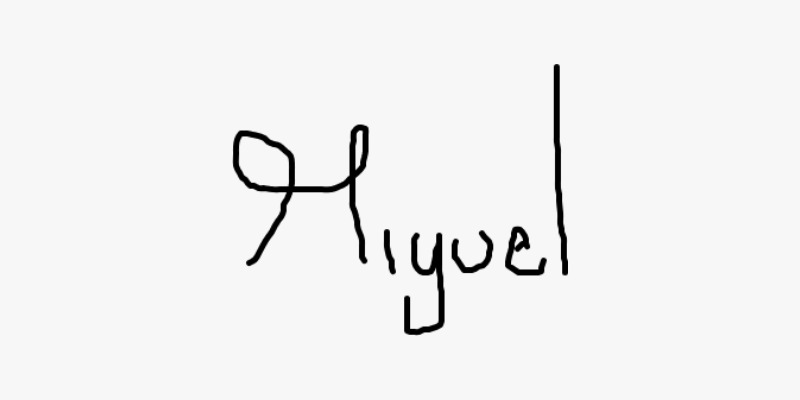
#> input picture assets/firma_coordinador.png, 800 x 400 px, found by its file name
$ python extract_reference.py
#> lines starting #> are read from the running program, lines starting #| are printed output that depends on the picture; after the words box and inside, x2 and y2 are one past the last pixel; in counts of white or black regions, pixels touching at a corner belong together; long printed decimals are rounded
import cv2, numpy as np, json, os

def preprocess(img_path):
#> called with img_path = 'assets/firma_coordinador.png'
    img = cv2.imread(img_path)
#> img is the input picture: shape (400, 800, 3); min 0, max 255, mean 241.4
    gray = cv2.cvtColor(img, cv2.COLOR_BGR2GRAY)
    _, binary = cv2.threshold(gray, 0, 255, cv2.THRESH_BINARY + cv2.THRESH_OTSU)
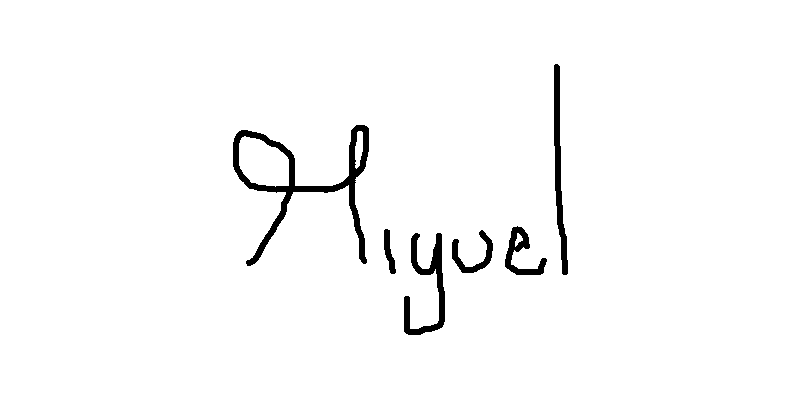
#> binary: shape (400, 800); 97.7% white; 6 black regions, box (x1, y1, x2, y2) and area: (233, 125, 369, 266) 3214, (404, 233, 445, 335) 1391, (554, 64, 568, 275) 1265, (505, 226, 547, 275) 729, (452, 230, 493, 273) 558, (384, 229, 396, 274) 272
    # firma_coordinador.png tiene fondo blanco -> invertir para tinta=255
    if binary.mean() > 127:
        binary = cv2.bitwise_not(binary)
    coords = cv2.findNonZero(binary)
#> coords = contour of 7429 points, box (x1, y1, x2, y2) (233, 64, 568, 335), area 10336
    if coords is None:
        raise ValueError("Sin tinta")
    x, y, w, h = cv2.boundingRect(coords)
#> x = 233; y = 64; w = 335; h = 271
    px, py = int(w * 0.15), int(h * 0.15)
#> px = 50; py = 40
    x1, y1 = max(0, x - px), max(0, y - py)
#> x1 = 183; y1 = 24
    x2, y2 = min(binary.shape[1], x + w + px), min(binary.shape[0], y + h + py)
#> x2 = 618; y2 = 375
    cropped = binary[y1:y2, x1:x2]
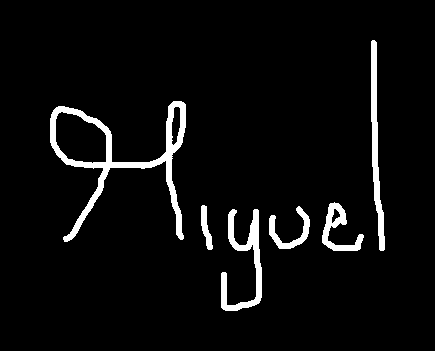
#> cropped: shape (351, 435); 4.9% white; 6 white regions, box (x1, y1, x2, y2) and area: (50, 101, 186, 242) 3214, (221, 209, 262, 311) 1391, (371, 40, 385, 251) 1265, (322, 202, 364, 251) 729, (269, 206, 310, 249) 558, (201, 205, 213, 250) 272
    scale = 256 / max(cropped.shape)
#> scale = 0.589
    nw, nh = int(cropped.shape[1] * scale), int(cropped.shape[0] * scale)
#> nw = 256; nh = 206
    resized = cv2.resize(cropped, (nw, nh), interpolation=cv2.INTER_AREA)
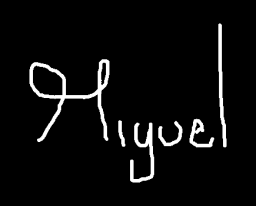
#> resized: shape (206, 256); min 0, max 255, mean 12.4
    canvas = np.zeros((256, 256), dtype=np.uint8)
    ox, oy = (256 - nw) // 2, (256 - nh) // 2
#> ox = 0; oy = 25
    canvas[oy:oy + nh, ox:ox + nw] = resized
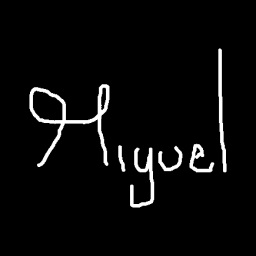
#> canvas: shape (256, 256); min 0, max 255, mean 10
    _, canvas = cv2.threshold(canvas, 127, 255, cv2.THRESH_BINARY)
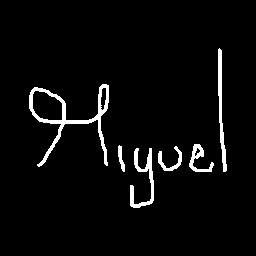
#> canvas: shape (256, 256); 3.9% white; 6 white regions, box (x1, y1, x2, y2) and area: (29, 84, 109, 167) 1111, (130, 148, 154, 208) 480, (218, 48, 227, 172) 452, (189, 144, 214, 172) 251, (158, 146, 182, 171) 194, (118, 145, 125, 172) 98
    return canvas

def extract_features(b):
    f = {}
    zm = []
    for r in range(8):
        for c in range(8):
            zone = b[r * 32:(r + 1) * 32, c * 32:(c + 1) * 32]
            zm.append(round(float(zone.sum()) / (32 * 32 * 255), 6))
#> zone: shape (32, 32); every value is 0
#> after the loop, zm = 64 values, max 0.233 at index 25, min 0 at index 0, mean 0.0395
    f['zone_map_8x8'] = zm
    hp = (b.sum(axis=1) / 255.0).tolist()
#> hp = 256 values, max 64 at index 120, min 0 at index 0, mean 10.1
    vp = (b.sum(axis=0) / 255.0).tolist()
#> vp = 256 values, max 99 at index 221, min 0 at index 0, mean 10.1
    hm = max(hp) if max(hp) > 0 else 1
#> hm = 64
    vm = max(vp) if max(vp) > 0 else 1
#> vm = 99
    f['h_profile'] = [round(v / hm, 6) for v in hp]
    f['v_profile'] = [round(v / vm, 6) for v in vp]
    cr = []
    for frac in [0.25, 0.5, 0.75]:
        line = (b[int(256 * frac), :] > 0).astype(int)
        cr.append(int((np.diff(line) != 0).sum() // 2))
#> after the loop, cr = [1, 3, 2]
    for frac in [0.25, 0.5, 0.75]:
        line = (b[:, int(256 * frac)] > 0).astype(int)
        cr.append(int((np.diff(line) != 0).sum() // 2))
#> after the loop, cr = [1, 3, 2, 1, 0, 1]
    f['crossings_6'] = cr
    small = cv2.resize(b, (64, 64), interpolation=cv2.INTER_AREA)
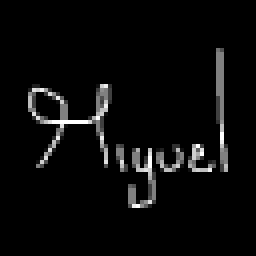
#> small: shape (64, 64) (shown 4 times larger); min 0, max 255, mean 10.1
    _, small = cv2.threshold(small, 127, 255, cv2.THRESH_BINARY)
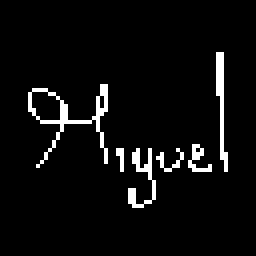
#> small: shape (64, 64) (shown 4 times larger); 4.8% white in thin lines or dots, all inside (x1, y1, x2, y2) = (7, 13, 57, 52)
    f['template_64x64'] = (small / 255.0).flatten().tolist()
    num_labels, _, stats, centroids = cv2.connectedComponentsWithStats(b, connectivity=8)
#> num_labels = 7; stats = [[0, 0, 256, 256, 62950], [218, 48, 9, 124, 452], [29, 84, 80, 83, 1111], [118, 145, 7, 27, 98], [189, 144, 25, 28, 251], [158, 146, 24, 25, 194], [130, 148, 24, 60, 480]]; centroids = [[127.3, 127.1], [220.9, 109.3], [71.09, 118.1], [120.7, 157.9], [198.5, 159], [170, 160.3], [142.6, 178.7]]
    sig = [
        (int(stats[i, cv2.CC_STAT_AREA]), float(centroids[i][0]), float(centroids[i][1]))
        for i in range(1, num_labels)
        if stats[i, cv2.CC_STAT_AREA] > 50
    ]
#> sig = [(452, 220.9, 109.3), (1111, 71.09, 118.1), (98, 120.7, 157.9), (251, 198.5, 159), (194, 170, 160.3), (480, 142.6, 178.7)]
    f['stroke_count'] = len(sig)
    coords = cv2.findNonZero(b)
#> coords = contour of 2586 points, box (x1, y1, x2, y2) (29, 48, 227, 208), area 3612
    x, y, w, h = cv2.boundingRect(coords)
#> x = 29; y = 48; w = 198; h = 160
    f['aspect_ratio'] = round(float(w) / float(h) if h > 0 else 1.0, 6)
    ink = int((b > 0).sum())
#> ink = 2586
    f['ink_density'] = round(ink / (256 * 256), 6)
    m = cv2.moments(b)
#> m = moments, m00 659430, centre m10/m00, m01/m00 = (132.2, 136.5)
    f['centroid'] = [round(m['m10'] / m['m00'] / 256, 6), round(m['m01'] / m['m00'] / 256, 6)] if m['m00'] > 0 else [0.5, 0.5]
    return f

if __name__ == '__main__':
    b = preprocess('assets/firma_coordinador.png')
    feats = extract_features(b)
#> feats = 9 items
    with open('assets/firma_reference_features.json', 'w') as f:
        json.dump(feats, f, indent=2)
    print('JSON generado')
    print(f"   stroke_count: {feats['stroke_count']}")
#|    stroke_count: 6
    print(f"   aspect_ratio: {feats['aspect_ratio']}")
#|    aspect_ratio: 1.2375
    print(f"   ink_density: {feats['ink_density']}")
#|    ink_density: 0.03946
    print(f"   crossings_6: {feats['crossings_6']}")
#|    crossings_6: [1, 3, 2, 1, 0, 1]
    print(f"   Zonas con tinta: {sum(1 for v in feats['zone_map_8x8'] if v > 0.04)}/64")
#|    Zonas con tinta: 19/64
